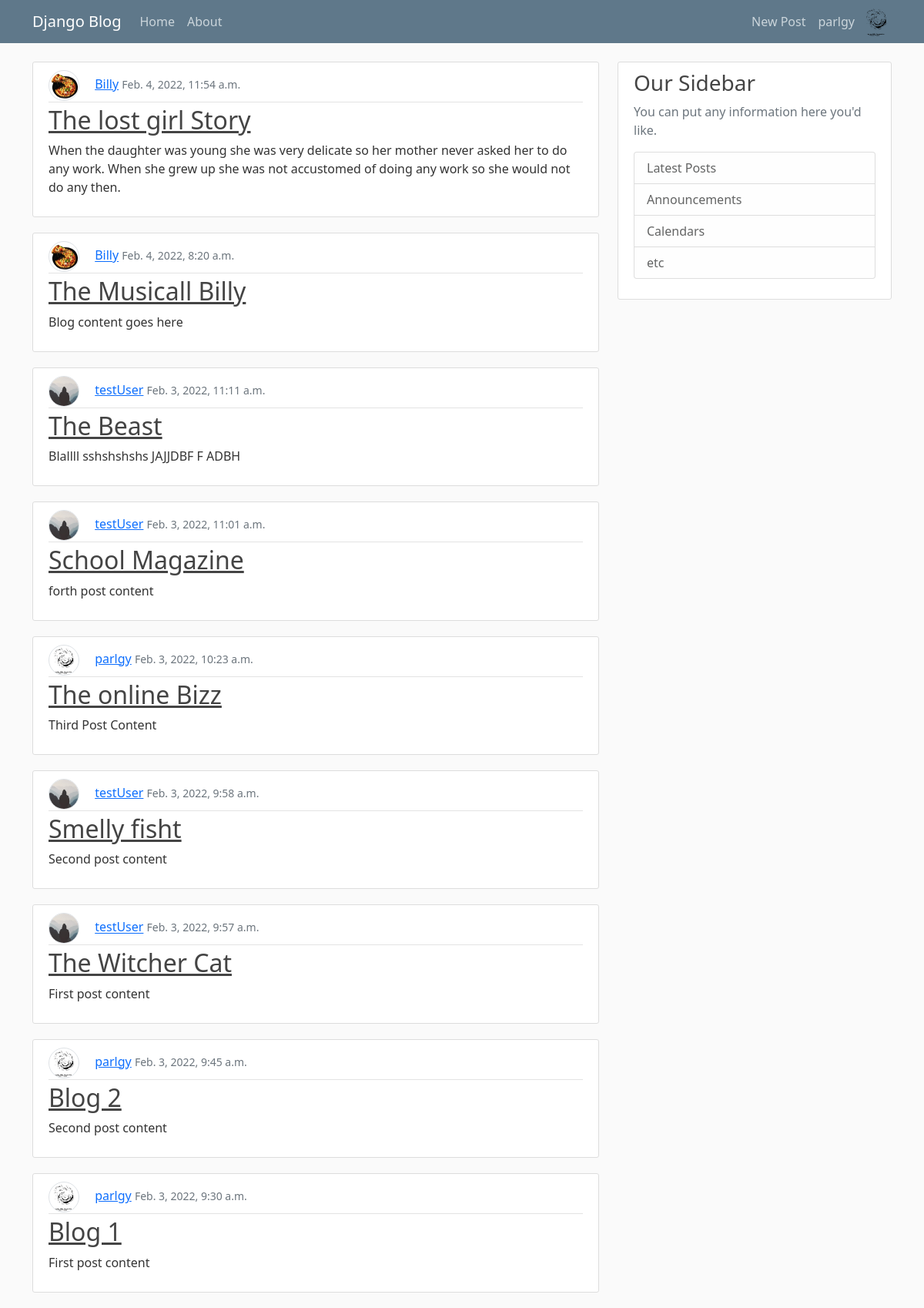
The app's page / (signed in) with its own data.
### users/models.py (models this page shows, shortened)
class Profile(models.Model):
    user = models.OneToOneField(User, on_delete=models.CASCADE)
    image = models.ImageField(default='default.jpg', upload_to='profile_pics')

### blog/models.py (models this page shows, shortened)
class Post(models.Model):
    title = models.CharField(max_length=100)
    content = models.TextField()
    date_posted = models.DateTimeField(auto_now_add=timezone.now)
    author = models.ForeignKey(User, on_delete=models.CASCADE)

### blog/views.py (the view)
# urls.py: path('', PostListView.as_view(), name='blog-home'),
class PostListView(ListView):
    model = Post
    template_name = 'blog/home.html'  # <app>/<models>/<viewtype>.html
    context_object_name = 'posts'
    ordering = ['-date_posted']

### blog/templates/blog/home.html
{% extends 'blog/base.html' %}
{% block content %}
    {% for post in posts%}
    <article class="media content-section">
        <div class="media-body">
          <div class="article-metadata">
            <img class="rounded-circle article-img border" src="{{ post.author.profile.image.url }}" style="width: 40px; height: 40px">
            <a class="mr-2" href="#">{{ post.author }}</a>
            <small class="text-muted">{{ post.date_posted }}</small>
          </div>
          <h2><a class="article-title" href="{% url 'post-detail' post.id %}">{{ post.title }}</a></h2>
          <p class="article-content">{{ post.content }}</p>
        </div>
      </article>
    {% endfor %}
{% endblock %}

### blog/templates/blog/base.html (shortened to what this page needs)
{% load static %}
<!DOCTYPE html>
<html lang="en">
<head>
    <link href="https://cdn.jsdelivr.net/npm/bootstrap@5.1.3/dist/css/bootstrap.min.css" rel="stylesheet">
    <link rel="stylesheet" href="{% static 'blog/bootstrap-5.1.3-dist/css/bootstrap.min.css' %}"/>
    <link rel="stylesheet" type="text/css" href="{% static 'blog/main.css' %}">
</head>
<body>
    <header class="site-header">
        <nav class="navbar navbar-expand-md navbar-dark bg-steel fixed-top">
          <div class="container">
            <a class="navbar-brand mr-4" href="/">Django Blog</a>
            <div class="collapse navbar-collapse flex justify-content-between" id="navbarToggle">
              <div class="navbar-nav mr-auto">
                <a class="nav-item nav-link" href="{% url 'blog-home' %}">Home</a>
                <a class="nav-item nav-link" href="{% url 'blog-about' %}">About</a>
              </div>
              <div class="navbar-nav">
                {% if user.is_authenticated %}
                    <div class="mr-16">
                      <a class="nav-item nav-link" href="{% url 'post-create' %}">New Post</a>
                    </div>
                    <a href="{% url 'profile' %}" class="nav-item nav-link">{{user.username}}</a>
                    <a class="pl-8" href="{% url 'profile' %}"><img class="rounded-circle" src="{{ user.profile.image.url }}" style="width: 40px; height: 40px"></a>
                {% else %}
                    <a class="nav-item nav-link" href="{% url 'login' %}">Login</a>
                    <a class="nav-item nav-link" href="{% url 'register' %}">Register</a>
                {% endif %}
              </div>
            </div>
          </div>
        </nav>
      </header>
      <main role="main" class="container">
        <div class="row">
          <div class="col-md-8">
            {% block content %}{% endblock %}
          </div>
          <div class="col-md-4">
            <div class="content-section">
              <h3>Our Sidebar</h3>
              <p class='text-muted'>You can put any information here you'd like.</p>
                <ul class="list-group">
                  <li class="list-group-item list-group-item-light">Latest Posts</li>
                  <li class="list-group-item list-group-item-light">Announcements</li>
                  <li class="list-group-item list-group-item-light">Calendars</li>
                  <li class="list-group-item list-group-item-light">etc</li>
                </ul>
            </div>
          </div>
        </div>
      </main>
</body>
</html>

### blog/static/blog/main.css (style rules this page uses)
body { background: #fafafa; color: #333333; margin-top: 5rem; }
h1, h2, h3, h4, h5, h6 { color: #444444; }
ul { margin: 0; }
.bg-steel { background-color: #5f788a; }
.site-header .navbar-nav .nav-link { color: #cbd5db; }
.content-section { background: #ffffff; padding: 10px 20px; border: 1px solid #dddddd; border-radius: 3px; margin-bottom: 20px; }
.article-title { color: #444444; }
.article-content { white-space: pre-line; }
.article-img { height: 65px; width: 65px; margin-right: 16px; }
.article-metadata { padding-bottom: 1px; margin-bottom: 4px; border-bottom: 1px solid #e3e3e3 }

### records on screen
Post: author.profile.image (picture), author "Billy", date_posted "Feb. 4, 2022, 11:54 a.m.", title "The lost girl Story", content "When the daughter was young she was very delicate so her mother never asked her to do any work. When she grew up she was not accustomed of doing any work so she would not do any then."
Post: author.profile.image (picture), author "Billy", date_posted "Feb. 4, 2022, 8:20 a.m.", title "The Musicall Billy", content "Blog content goes here"
Post: author.profile.image (placeholder picture), author "testUser", date_posted "Feb. 3, 2022, 11:11 a.m.", title "The Beast", content "Blallll sshshshshs JAJJDBF F ADBH"
Post: author.profile.image (placeholder picture), author "testUser", date_posted "Feb. 3, 2022, 11:01 a.m.", title "School Magazine", content "forth post content"
Post: author.profile.image (picture), author "parlgy", date_posted "Feb. 3, 2022, 10:23 a.m.", title "The online Bizz", content "Third Post Content"
Post: author.profile.image (placeholder picture), author "testUser", date_posted "Feb. 3, 2022, 9:58 a.m.", title "Smelly fisht", content "Second post content"
Post: author.profile.image (placeholder picture), author "testUser", date_posted "Feb. 3, 2022, 9:57 a.m.", title "The Witcher Cat", content "First post content"
Post: author.profile.image (picture), author "parlgy", date_posted "Feb. 3, 2022, 9:45 a.m.", title "Blog 2", content "Second post content"
Post: author.profile.image (picture), author "parlgy", date_posted "Feb. 3, 2022, 9:30 a.m.", title "Blog 1", content "First post content"

### other values on screen
{{ user.username }} "parlgy"
